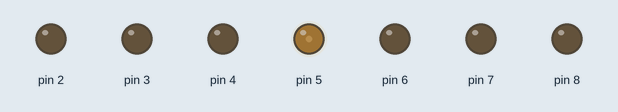
This sketch was run on a simulated Arduino Uno, built with avr-gcc and run on an emulated ATmega328P. On the bench: output pins drawn as LEDs (lit = HIGH).

Above: at 1.05 s.
At 5.1 s:
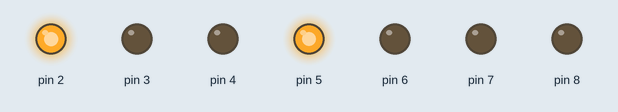
At 15.3 s:
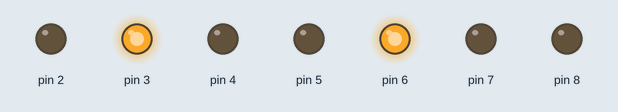
At 20.4 s:
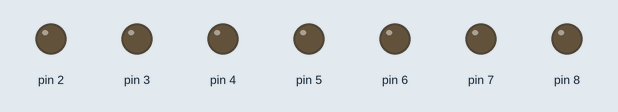
At 23.1 s:
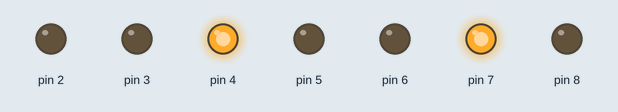
At 35.7 s:
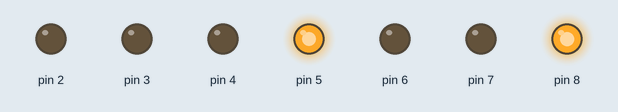
Timing chart, 0 to 40.0 s (numbered marks = the images above):
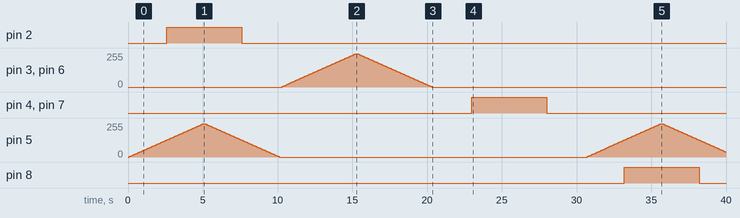

Measured:
- by itself, pin 2: LOW → HIGH at 2.6 s, → LOW 5.0 s later
- by itself, pin 3, pin 6: rises from 0/255 to 250/255 in 4.9 s, then falls to 0/255 in 5.1 s
- by itself, pin 4, pin 7: LOW → HIGH at 23.0 s, → LOW 5.0 s later
- by itself, pin 8: LOW → HIGH at 33.2 s, → LOW 5.0 s later

The sketch:

Fadein-fadeout-led.ino
```cpp
void setup() {
  for (int i=2;i<=7;i++)
  {
    pinMode(i,OUTPUT);
  }

}

void loop() {
  for (int i=2;i<=7;i++)
  {
    for (int j=0;j<= 250;j+=5)
    {
      analogWrite(i,j);
      analogWrite(i+3,j);
      delay(100);
    }
    for (int j=250;j>=0;j-=5)
    {
      analogWrite(i,j);
      analogWrite(i+3,j);
      delay(100);
    }

  }

}
```
